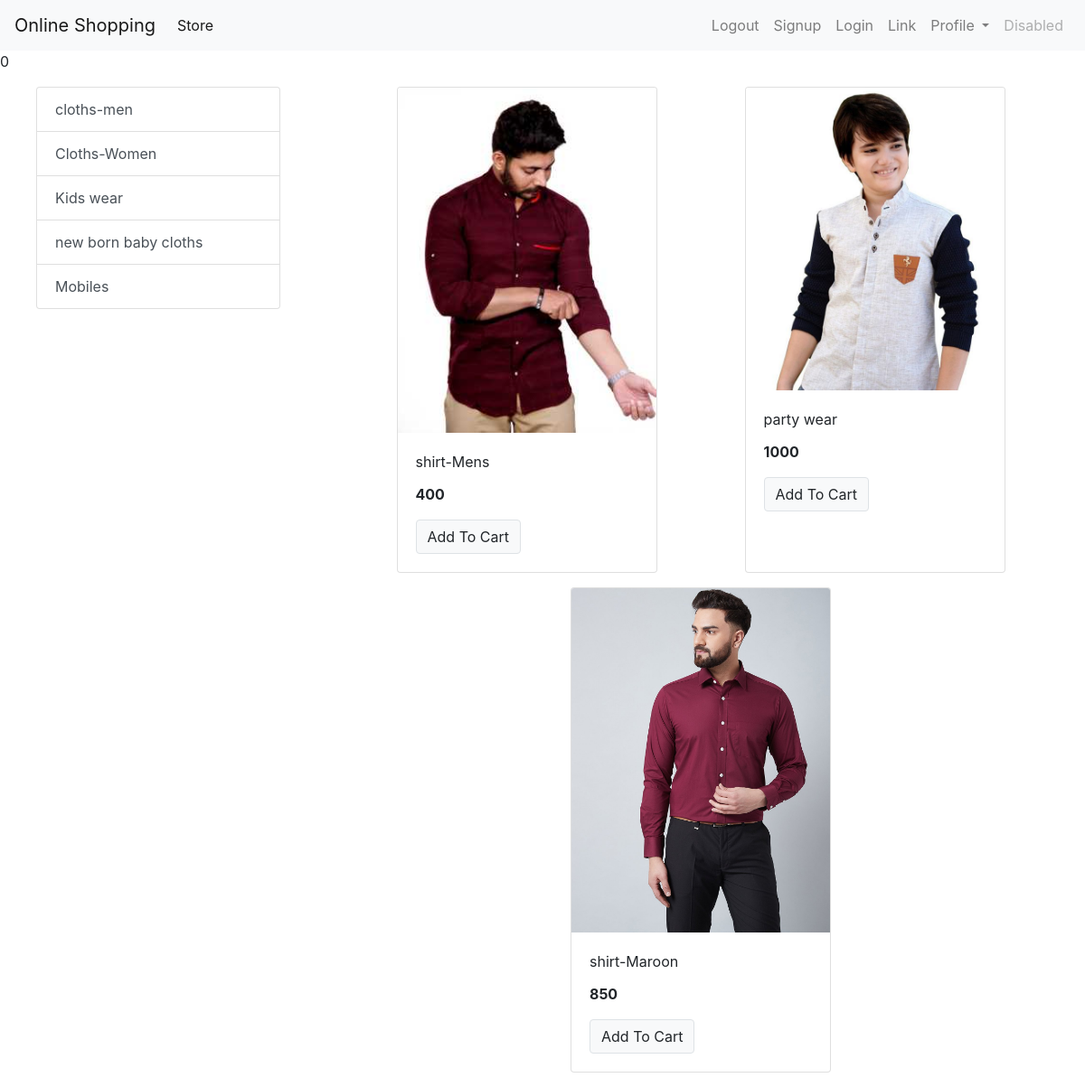
/?category=1, run on the app's committed database.
### Storeapp/models/category.py (models this page shows, shortened)
class Category(models.Model):
    name = models.CharField(max_length=20)
    @staticmethod
    def get_all_categories():
        return Category.objects.all()

### Storeapp/models/product.py (models this page shows, shortened)
class Product(models.Model):
    name = models.CharField(max_length=50)
    price = models.IntegerField(default=0)
    category = models.ForeignKey(Category , on_delete=models.CASCADE , default=1)
    description = models.CharField(max_length=200 , default='' , null=True , blank=True)
    image = models.ImageField(upload_to='uploads/products/')
    @staticmethod
    def get_all_products_by_categoryid(category_id):
        if category_id:
            return Product.objects.filter(category = category_id)
        else:
            return Product.get_all_products();

### Storeapp/views.py (the view)
# urls.py: path('', index , name='homepage'),
def index(request):
    products = None
    categories = Category.get_all_categories()
    categoryID = request.GET.get('category')
    if categoryID:
        products = Product.get_all_products_by_categoryid(categoryID)
    else:
        products = Product.get_all_products();
    data = {}
    data['products'] = products
    data['categories'] = categories
    print('you are : ' , request.session.get('email'))
    return render(request , 'index.html' , data)

### Storeapp/templates/index.html (shortened to what this page needs)
{% extends 'base.html' %}
{% block content %}0
<div class="container-fluid mt-3">
  <div class="row">
    <div class="col-lg-3 mx-auto">
      <div class="list-group">
        {% for category in categories %}
        <a href="/?category={{category.id}}" class="list-group-item
        list-group-item-action ">{{category.name}}</a>
        {% endfor %}
      </div>
    </div>
    <div id='products' class="col-lg-8 mx-auto">
      <div class="row mx-auto">
        {% for product in products %}
        <div class="card mx-auto mb-3" style="width: 18rem;">
         <img class="card-img-top" src="{{product.image.url}}" alt="Card image cap">
         <div class="card-body">
           <p class="card-title">{{product.name}}</p>
           <p class="card-text"><b>{{product.price}}</b> </p>
           <a href="#" class="btn btn-light border bt">Add To Cart</a>
         </div>
       </div>
        {% endfor %}
       </div>
       </div>
    </div>
  </div>
{% endblock %}

### data on the page
Category: name "cloths-men"
Category: name "Cloths-Women"
Category: name "Kids wear"
Category: name "new born baby cloths"
Category: name "Mobiles"
Product: image (picture), name "shirt-Mens", price "400"
Product: image (picture), name "party wear", price "1000"
Product: image (picture), name "shirt-Maroon", price "850"
